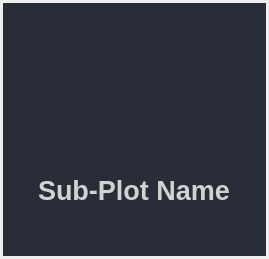
<?xml version="1.0" encoding="UTF-8"?>
<ui version="4.0">
 <class>widget_out_class</class>
 <widget class="QWidget" name="widget_out_class">
  <property name="geometry">
   <rect>
    <x>0</x>
    <y>0</y>
    <width>269</width>
    <height>259</height>
   </rect>
  </property>
  <property name="windowTitle">
   <string>Form</string>
  </property>
  <property name="styleSheet">
   <string notr="true"/>
  </property>
  <layout class="QVBoxLayout" name="verticalLayout">
   <property name="spacing">
    <number>3</number>
   </property>
   <property name="leftMargin">
    <number>3</number>
   </property>
   <property name="topMargin">
    <number>3</number>
   </property>
   <property name="rightMargin">
    <number>3</number>
   </property>
   <property name="bottomMargin">
    <number>3</number>
   </property>
   <item>
    <widget class="QFrame" name="frame_out_class">
     <property name="minimumSize">
      <size>
       <width>0</width>
       <height>0</height>
      </size>
     </property>
     <property name="maximumSize">
      <size>
       <width>16777215</width>
       <height>16777215</height>
      </size>
     </property>
     <property name="styleSheet">
      <string notr="true">background-color: rgb(41, 45, 56);
color: rgb(210, 210, 210);</string>
     </property>
     <property name="frameShape">
      <enum>QFrame::NoFrame</enum>
     </property>
     <property name="frameShadow">
      <enum>QFrame::Raised</enum>
     </property>
     <layout class="QVBoxLayout" name="verticalLayout_13" stretch="0">
      <property name="spacing">
       <number>0</number>
      </property>
      <property name="leftMargin">
       <number>0</number>
      </property>
      <property name="topMargin">
       <number>0</number>
      </property>
      <property name="rightMargin">
       <number>0</number>
      </property>
      <property name="bottomMargin">
       <number>0</number>
      </property>
      <item alignment="Qt::AlignHCenter">
       <widget class="QFrame" name="frame_contents">
        <property name="enabled">
         <bool>true</bool>
        </property>
        <property name="sizePolicy">
         <sizepolicy hsizetype="Preferred" vsizetype="Preferred">
          <horstretch>0</horstretch>
          <verstretch>0</verstretch>
         </sizepolicy>
        </property>
        <property name="minimumSize">
         <size>
          <width>0</width>
          <height>0</height>
         </size>
        </property>
        <property name="maximumSize">
         <size>
          <width>16777215</width>
          <height>16777215</height>
         </size>
        </property>
        <property name="cursor">
         <cursorShape>ArrowCursor</cursorShape>
        </property>
        <property name="styleSheet">
         <string notr="true"/>
        </property>
        <property name="frameShadow">
         <enum>QFrame::Raised</enum>
        </property>
        <layout class="QVBoxLayout" name="verticalLayout_2">
         <property name="spacing">
          <number>9</number>
         </property>
         <property name="leftMargin">
          <number>9</number>
         </property>
         <property name="topMargin">
          <number>9</number>
         </property>
         <property name="rightMargin">
          <number>9</number>
         </property>
         <property name="bottomMargin">
          <number>9</number>
         </property>
         <item alignment="Qt::AlignHCenter">
          <widget class="QWidget" name="sub_plot_widget" native="true">
           <property name="minimumSize">
            <size>
             <width>0</width>
             <height>0</height>
            </size>
           </property>
           <layout class="QHBoxLayout" name="horizontalLayout"/>
          </widget>
         </item>
         <item alignment="Qt::AlignHCenter">
          <widget class="QLabel" name="sub_plot_name">
           <property name="font">
            <font>
             <pointsize>20</pointsize>
             <bold>true</bold>
            </font>
           </property>
           <property name="styleSheet">
            <string notr="true"/>
           </property>
           <property name="text">
            <string>Sub-Plot Name</string>
           </property>
           <property name="textFormat">
            <enum>Qt::AutoText</enum>
           </property>
          </widget>
         </item>
        </layout>
       </widget>
      </item>
     </layout>
    </widget>
   </item>
  </layout>
 </widget>
 <resources>
  <include location="resources.qrc"/>
 </resources>
 <connections/>
</ui>
